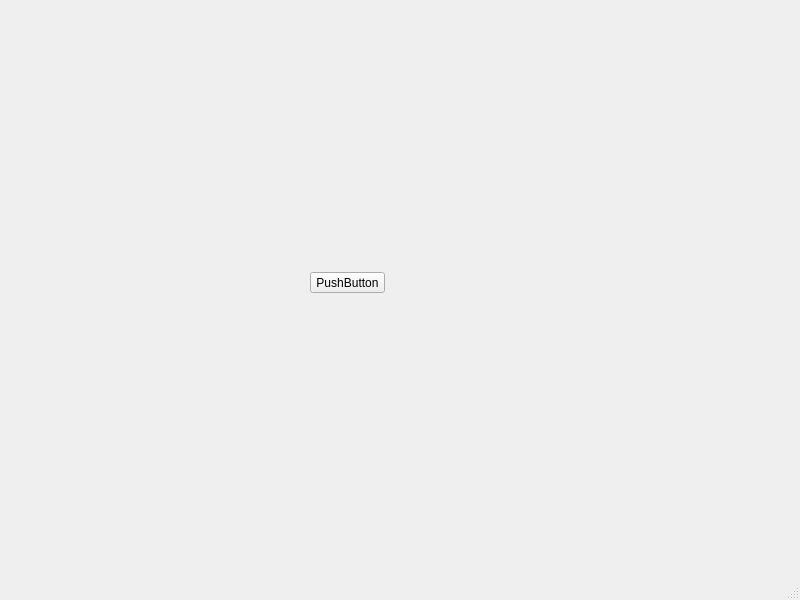
<?xml version="1.0" encoding="UTF-8"?>
<ui version="4.0">
 <class>MainWindow</class>
 <widget class="QMainWindow" name="MainWindow">
  <property name="geometry">
   <rect>
    <x>0</x>
    <y>0</y>
    <width>800</width>
    <height>600</height>
   </rect>
  </property>
  <property name="windowTitle">
   <string>MainWindow</string>
  </property>
  <widget class="QWidget" name="centralwidget">
   <widget class="QPushButton" name="pushButton">
    <property name="geometry">
     <rect>
      <x>310</x>
      <y>272</y>
      <width>75</width>
      <height>21</height>
     </rect>
    </property>
    <property name="text">
     <string>PushButton</string>
    </property>
   </widget>
  </widget>
  <widget class="QMenuBar" name="menubar">
   <property name="geometry">
    <rect>
     <x>0</x>
     <y>0</y>
     <width>800</width>
     <height>22</height>
    </rect>
   </property>
  </widget>
  <widget class="QStatusBar" name="statusbar"/>
 </widget>
 <resources/>
 <connections>
  <connection>
   <sender>pushButton</sender>
   <signal>clicked()</signal>
   <receiver>MainWindow</receiver>
   <slot>close()</slot>
   <hints>
    <hint type="sourcelabel">
     <x>352</x>
     <y>302</y>
    </hint>
    <hint type="destinationlabel">
     <x>354</x>
     <y>369</y>
    </hint>
   </hints>
  </connection>
 </connections>
</ui>
